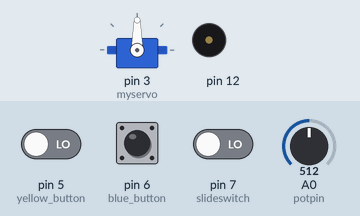
A sketch run on a simulated Arduino Uno, built with avr-gcc and run on an emulated ATmega328P. Shown: servo, buzzer (waves = sounding). The test bench sets the inputs (shaded band); at power-on: A0 (potpin) = 512, pin 5 (yellow_button) LOW, pin 7 (slideswitch) LOW, pin 6 (blue_button) LOW. What the sketch prints to the serial monitor is not drawn.

Above: at 1.2 s.
1.3 s: A0 (potpin) set to 716
At 2.5 s:
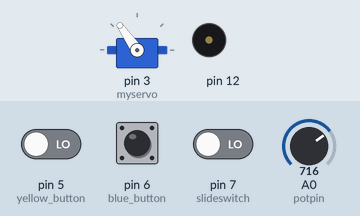
2.8 s: A0 (potpin) set to 900
At 3.8 s:
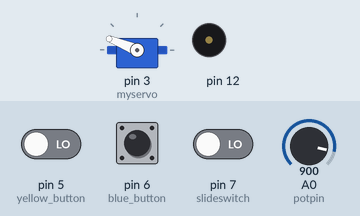
4.3 s: A0 (potpin) set to 1023
At 5.0 s:
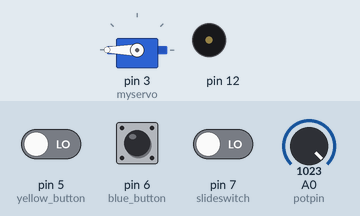
5.8 s: A0 (potpin) set to 306
At 6.1 s:
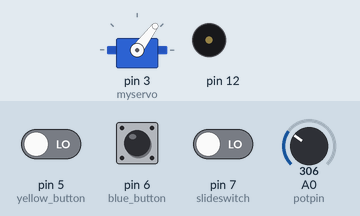
7.3 s: A0 (potpin) set to 122
At 8.5 s:
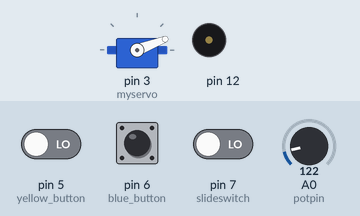
8.8 s: pin 5 (yellow_button) driven HIGH and pin 7 (slideswitch) driven HIGH
At 11.1 s:
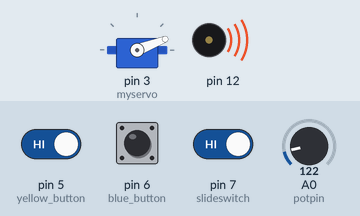
Timing chart, 0 to 12.8 s (numbered marks = the images above; inputs shaded):
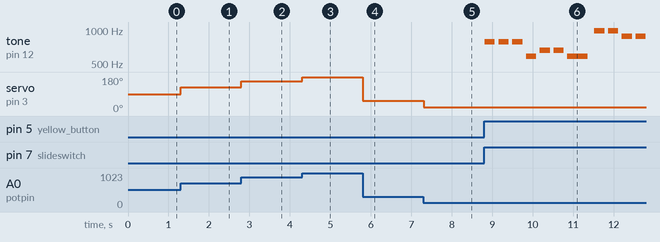

The sketch:

Feb25_hw.ino
```cpp
//toneMelody and servoKnob example codes used as reference

#include "pitches.h" //from "toneMelody" code examples
#include <Servo.h> //from "Knob" code examples

Servo myservo;  // create servo object to control a servo

int potpin = A0;  // analog pin used to connect the potentiometer
int val;    // variable to read the value from the analog pin
const int slideswitch = 7; //turns on and off the 2 colored buttons
const int yellow_button = 5; //plays Old Macdonald Had A Farm when pressed
const int blue_button = 6; //plays Marry Had A Little Lamb when pressed
const int buzzer = 12; //buzzer to 12

// Old Macdonald Had A Farm notes:
int firstmelody[] = {
  NOTE_G5, NOTE_G5, NOTE_G5, NOTE_D5, NOTE_E5, NOTE_E5, NOTE_D5, NOTE_B5, NOTE_B5, NOTE_A5, NOTE_A5, NOTE_G5, 0,
  NOTE_D5, NOTE_G5, NOTE_G5, NOTE_G5, NOTE_D5, NOTE_E5, NOTE_E5, NOTE_D5, NOTE_B5, NOTE_B5, NOTE_A5, NOTE_A5, NOTE_G5
};

// note durations: 4 = quarter note, 8 = eighth note, etc.:
int othernoteDurations[] = {
  4, 4, 4, 4, 4, 4, 2, 4, 4, 4, 4, 2, 4, 4, 4, 4, 4, 4, 4, 4, 2, 4, 4, 4, 4, 2
};
// Mary Had A Little Lamb notes:
int secondmelody[] = {
  NOTE_E5, NOTE_D5, NOTE_C5, NOTE_D5, NOTE_E5, NOTE_E5, NOTE_E5, NOTE_D5, NOTE_D5, NOTE_D5, NOTE_E5, NOTE_G5, NOTE_G5,
  NOTE_E5, NOTE_D5, NOTE_C5, NOTE_D5, NOTE_E5, NOTE_E5, NOTE_E5, NOTE_E5, NOTE_D5, NOTE_D5, NOTE_E5, NOTE_D5, NOTE_C5
};

// note durations: 4 = quarter note, 8 = eighth note, etc.:
int noteDurations[] = {
  4, 4, 4, 4, 4, 4, 2, 4, 4, 2, 4, 4, 2, 4, 4, 4, 4, 4, 4, 4, 4, 4, 4, 4, 4, 4, 4, 4, 4, 1
};

void setup() {
  Serial.begin(9600);
  pinMode(yellow_button, INPUT);
  pinMode(blue_button, INPUT);
  pinMode(slideswitch, INPUT);
  myservo.attach(3); //servo to 3
}

void loop() {
  servo_rotate(); //allows the servo to rotate during the song

  int yellow_buttonstate = digitalRead(yellow_button);
  //  Serial.print(yellow_buttonstate);
  //  Serial.print('\n');
  int blue_buttonstate = digitalRead(blue_button);
  int slide_buttonstate = digitalRead(slideswitch);
  Serial.print(blue_buttonstate);

  if (slide_buttonstate) {
    if (yellow_buttonstate) {
      for (int thisNote = 0; thisNote < 26; thisNote++) {
        servo_rotate(); //allows the servo to rotate during the song

        // to calculate the note duration, take one second divided by the note type.
        //e.g. quarter note = 1000 / 4, eighth note = 1000/8, etc.
        int othernoteDuration = 1000 / othernoteDurations[thisNote];
        tone(12, firstmelody[thisNote], othernoteDuration);

        // to distinguish the notes, set a minimum time between them.
        // the note's duration + 30% seems to work well:
        int pauseBetweenNotes = othernoteDuration * 1.30;
        delay(pauseBetweenNotes);
        // stop the tone playing:
        noTone(12);
      }

    }
    if (blue_buttonstate) {
      for (int thisNote = 0; thisNote < 26; thisNote++) {
        servo_rotate(); //allows the servo to rotate during the song
        // to calculate the note duration, take one second divided by the note type.
        //e.g. quarter note = 1000 / 4, eighth note = 1000/8, etc.
        int noteDuration = 1000 / noteDurations[thisNote];
        tone(12, secondmelody[thisNote], noteDuration);

        // to distinguish the notes, set a minimum time between them.
        // the note's duration + 30% seems to work well:
        int pauseBetweenNotes = noteDuration * 1.30;
        delay(pauseBetweenNotes);
        // stop the tone playing:
        noTone(12);
      }

    }
  }

  else {
    noTone(12);
  }

}

void servo_rotate() {
  val = analogRead(potpin);            // reads the value of the potentiometer (value between 0 and 1023)
  val = map(val, 0, 1023, 0, 180);     // scale it to use it with the servo (value between 0 and 180)
  myservo.write(val);                  // sets the servo position according to the scaled value
  delay(15);                           // waits for the servo to get there
}
```

pitches.h
```cpp
/*************************************************
 * Public Constants
 *************************************************/

#define NOTE_B0  31
#define NOTE_C1  33
#define NOTE_CS1 35
#define NOTE_D1  37
#define NOTE_DS1 39
#define NOTE_E1  41
#define NOTE_F1  44
#define NOTE_FS1 46
#define NOTE_G1  49
#define NOTE_GS1 52
#define NOTE_A1  55
#define NOTE_AS1 58
#define NOTE_B1  62
#define NOTE_C2  65
#define NOTE_CS2 69
#define NOTE_D2  73
#define NOTE_DS2 78
#define NOTE_E2  82
#define NOTE_F2  87
#define NOTE_FS2 93
#define NOTE_G2  98
#define NOTE_GS2 104
#define NOTE_A2  110
#define NOTE_AS2 117
#define NOTE_B2  123
#define NOTE_C3  131
#define NOTE_CS3 139
#define NOTE_D3  147
#define NOTE_DS3 156
#define NOTE_E3  165
#define NOTE_F3  175
#define NOTE_FS3 185
#define NOTE_G3  196
#define NOTE_GS3 208
#define NOTE_A3  220
#define NOTE_AS3 233
#define NOTE_B3  247
#define NOTE_C4  262
#define NOTE_CS4 277
#define NOTE_D4  294
#define NOTE_DS4 311
#define NOTE_E4  330
#define NOTE_F4  349
#define NOTE_FS4 370
#define NOTE_G4  392
#define NOTE_GS4 415
#define NOTE_A4  440
#define NOTE_AS4 466
#define NOTE_B4  494
#define NOTE_C5  523
#define NOTE_CS5 554
#define NOTE_D5  587
#define NOTE_DS5 622
#define NOTE_E5  659
#define NOTE_F5  698
#define NOTE_FS5 740
#define NOTE_G5  784
#define NOTE_GS5 831
#define NOTE_A5  880
#define NOTE_AS5 932
#define NOTE_B5  988
#define NOTE_C6  1047
#define NOTE_CS6 1109
#define NOTE_D6  1175
#define NOTE_DS6 1245
#define NOTE_E6  1319
#define NOTE_F6  1397
#define NOTE_FS6 1480
#define NOTE_G6  1568
#define NOTE_GS6 1661
#define NOTE_A6  1760
#define NOTE_AS6 1865
#define NOTE_B6  1976
#define NOTE_C7  2093
#define NOTE_CS7 2217
#define NOTE_D7  2349
#define NOTE_DS7 2489
#define NOTE_E7  2637
#define NOTE_F7  2794
#define NOTE_FS7 2960
#define NOTE_G7  3136
#define NOTE_GS7 3322
#define NOTE_A7  3520
#define NOTE_AS7 3729
#define NOTE_B7  3951
#define NOTE_C8  4186
#define NOTE_CS8 4435
#define NOTE_D8  4699
#define NOTE_DS8 4978
```

Measured:
- after the input at 1.3 s, servo on pin 3 (myservo): 90° → 125° at once
- after the input at 2.8 s, servo on pin 3 (myservo): 125° → 158° at once
- after the input at 4.3 s, servo on pin 3 (myservo): 158° → 180° at once
- after the input at 5.8 s, servo on pin 3 (myservo): 180° → 53° at once
- after the input at 7.3 s, servo on pin 3 (myservo): 53° → 21° at once
- after the input at 8.8 s, tone on pin 12: plays 784 Hz for 0.25 s, 784 Hz for 0.25 s, 784 Hz for 0.25 s, 587 Hz for 0.25 s, 659 Hz for 0.25 s, 659 Hz for 0.25 s … (11 notes in this stretch), starting at once
